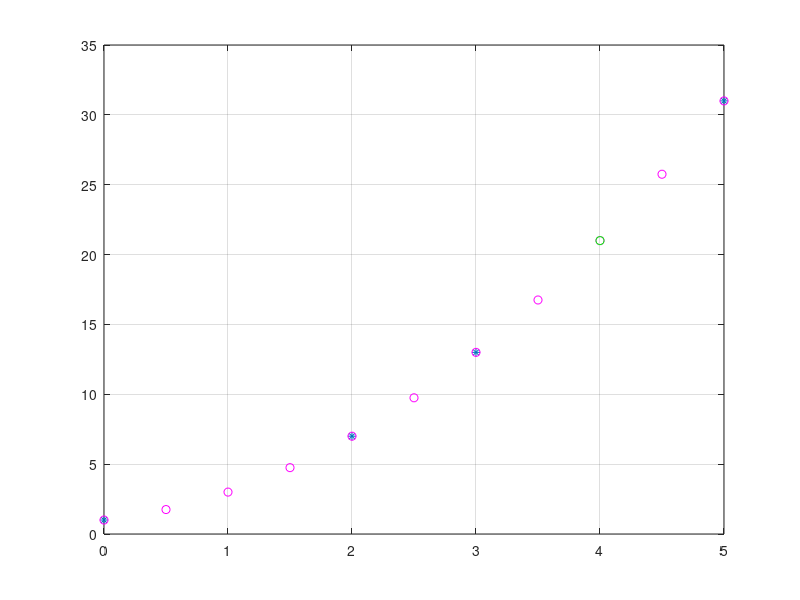

Write MATLAB code to recreate this figure.
function exercicio_interp_dif_newton
  clear
  clc

  x = [0 2 3 5];
  y = [1 7 13 31];
  n = 4;

  % gráfico --------------
  h = (max(x) - min(x))/10; % divide pelo número de intervalos
  x1 = [min(x):h:max(x)];
  n1 = length(x1);
  % ----------------------

  a(:,1) = y;

  for j=2:n
    for i=j:n
      a(i,j) = (a(i,j-1) - a(i-1,j-1))/ (x(i) - x(i-j+1));
    endfor
  end
  a
  xx = 4;
  px = poli(x, n, a, xx)

  for i=1:n1
    p1(i) = poli(x,n,a,x1(i));
  endfor

  p1

  plot(x, y, '*')
  grid
  hold on
  plot(x1, p1, 'mo')
  hold on
  plot(xx, px, 'go')

end

function p = poli(x, n, a, xx)
  p=0;
  for i=1:n
    m=1;
    for j=1:i-1
      m = m*(xx-x(j));
    endfor
    p = p+a(i,i)*m;
  end
end
